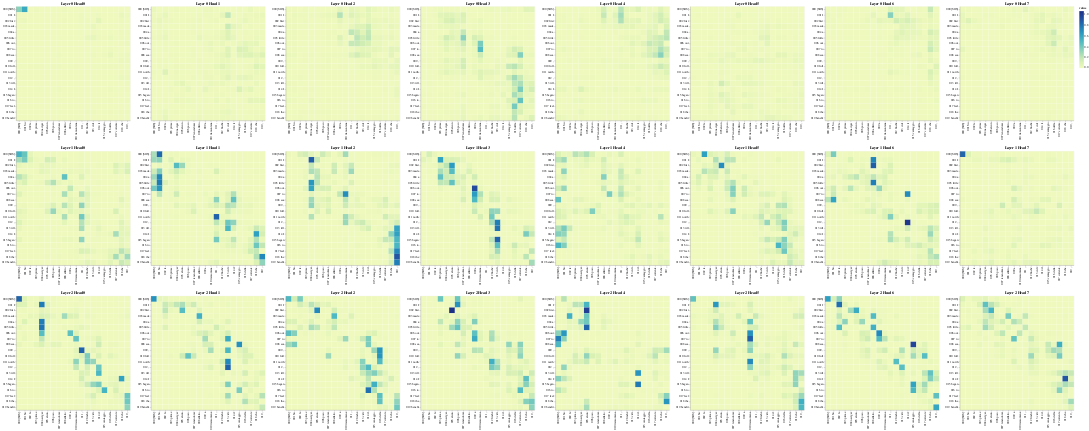

The code cell stored with this chart in its notebook:
### Code cell
# Encoder Self-Attention
get_all_attention_maps("encoder-decoder", layers, heads, encoder_input_tokens, decoder_input_tokens, min(20, sentence_len))

### Figure 1 — Vega-Lite specification as saved in the notebook (floating-point values rounded to 4 significant figures; data arrays with more than 128 entries replaced by an {"elided": "..."} marker saying what was removed)
{"config": {"view": {"continuousWidth": 300, "continuousHeight": 300}}, "vconcat": [{"hconcat": [{"data": {"name": "data-09cd26179d137f23b4eb90b07721ad30"}, "mark": {"type": "rect"}, "encoding": {"color": {"field": "value", "type": "quantitative"}, "tooltip": [{"field": "row", "type": "quantitative"}, {"field": "column", "type": "quantitative"}, {"field": "value", "type": "quantitative"}, {"field": "row_token", "type": "nominal"}, {"field": "col_token", "type": "nominal"}], "x": {"axis": {"title": ""}, "field": "col_token", "type": "nominal"}, "y": {"axis": {"title": ""}, "field": "row_token", "type": "nominal"}}, "height": 400, "name": "view_1", "title": "Layer 0 Head 0", "width": 400}, {"data": {"name": "data-3608abd2d5c000756750b3677e8099fd"}, "mark": {"type": "rect"}, "encoding": {"color": {"field": "value", "type": "quantitative"}, "tooltip": [{"field": "row", "type": "quantitative"}, {"field": "column", "type": "quantitative"}, {"field": "value", "type": "quantitative"}, {"field": "row_token", "type": "nominal"}, {"field": "col_token", "type": "nominal"}], "x": {"axis": {"title": ""}, "field": "col_token", "type": "nominal"}, "y": {"axis": {"title": ""}, "field": "row_token", "type": "nominal"}}, "height": 400, "name": "view_2", "title": "Layer 0 Head 1", "width": 400}, {"data": {"name": "data-496b83b6b7088a6517f57ade690a6f0f"}, "mark": {"type": "rect"}, "encoding": {"color": {"field": "value", "type": "quantitative"}, "tooltip": [{"field": "row", "type": "quantitative"}, {"field": "column", "type": "quantitative"}, {"field": "value", "type": "quantitative"}, {"field": "row_token", "type": "nominal"}, {"field": "col_token", "type": "nominal"}], "x": {"axis": {"title": ""}, "field": "col_token", "type": "nominal"}, "y": {"axis": {"title": ""}, "field": "row_token", "type": "nominal"}}, "height": 400, "name": "view_3", "title": "Layer 0 Head 2", "width": 400}, {"data": {"name": "data-07f74e35aa1d9d2b1ab41cad3851366b"}, "mark": {"type": "rect"}, "encoding": {"color": {"field": "value", "type": "quantitative"}, "tooltip": [{"field": "row", "type": "quantitative"}, {"field": "column", "type": "quantitative"}, {"field": "value", "type": "quantitative"}, {"field": "row_token", "type": "nominal"}, {"field": "col_token", "type": "nominal"}], "x": {"axis": {"title": ""}, "field": "col_token", "type": "nominal"}, "y": {"axis": {"title": ""}, "field": "row_token", "type": "nominal"}}, "height": 400, "name": "view_4", "title": "Layer 0 Head 3", "width": 400}, {"data": {"name": "data-3403f395be361fa2bdf3618c5c70802f"}, "mark": {"type": "rect"}, "encoding": {"color": {"field": "value", "type": "quantitative"}, "tooltip": [{"field": "row", "type": "quantitative"}, {"field": "column", "type": "quantitative"}, {"field": "value", "type": "quantitative"}, {"field": "row_token", "type": "nominal"}, {"field": "col_token", "type": "nominal"}], "x": {"axis": {"title": ""}, "field": "col_token", "type": "nominal"}, "y": {"axis": {"title": ""}, "field": "row_token", "type": "nominal"}}, "height": 400, "name": "view_5", "title": "Layer 0 Head 4", "width": 400}, {"data": {"name": "data-e0f996e7452b9c512c15650e4c6849e4"}, "mark": {"type": "rect"}, "encoding": {"color": {"field": "value", "type": "quantitative"}, "tooltip": [{"field": "row", "type": "quantitative"}, {"field": "column", "type": "quantitative"}, {"field": "value", "type": "quantitative"}, {"field": "row_token", "type": "nominal"}, {"field": "col_token", "type": "nominal"}], "x": {"axis": {"title": ""}, "field": "col_token", "type": "nominal"}, "y": {"axis": {"title": ""}, "field": "row_token", "type": "nominal"}}, "height": 400, "name": "view_6", "title": "Layer 0 Head 5", "width": 400}, {"data": {"name": "data-b9cdc04fd552135b024c8e8a76fdd2dc"}, "mark": {"type": "rect"}, "encoding": {"color": {"field": "value", "type": "quantitative"}, "tooltip": [{"field": "row", "type": "quantitative"}, {"field": "column", "type": "quantitative"}, {"field": "value", "type": "quantitative"}, {"field": "row_token", "type": "nominal"}, {"field": "col_token", "type": "nominal"}], "x": {"axis": {"title": ""}, "field": "col_token", "type": "nominal"}, "y": {"axis": {"title": ""}, "field": "row_token", "type": "nominal"}}, "height": 400, "name": "view_7", "title": "Layer 0 Head 6", "width": 400}, {"data": {"name": "data-ee2d769616c3ae95fd64ec56007076ce"}, "mark": {"type": "rect"}, "encoding": {"color": {"field": "value", "type": "quantitative"}, "tooltip": [{"field": "row", "type": "quantitative"}, {"field": "column", "type": "quantitative"}, {"field": "value", "type": "quantitative"}, {"field": "row_token", "type": "nominal"}, {"field": "col_token", "type": "nominal"}], "x": {"axis": {"title": ""}, "field": "col_token", "type": "nominal"}, "y": {"axis": {"title": ""}, "field": "row_token", "type": "nominal"}}, "height": 400, "name": "view_8", "title": "Layer 0 Head 7", "width": 400}]}, {"hconcat": [{"data": {"name": "data-83167c6f4ff9d4b74f67f1d52c58002a"}, "mark": {"type": "rect"}, "encoding": {"color": {"field": "value", "type": "quantitative"}, "tooltip": [{"field": "row", "type": "quantitative"}, {"field": "column", "type": "quantitative"}, {"field": "value", "type": "quantitative"}, {"field": "row_token", "type": "nominal"}, {"field": "col_token", "type": "nominal"}], "x": {"axis": {"title": ""}, "field": "col_token", "type": "nominal"}, "y": {"axis": {"title": ""}, "field": "row_token", "type": "nominal"}}, "height": 400, "name": "view_9", "title": "Layer 1 Head 0", "width": 400}, {"data": {"name": "data-acd681335bc10c79a635fa5159026203"}, "mark": {"type": "rect"}, "encoding": {"color": {"field": "value", "type": "quantitative"}, "tooltip": [{"field": "row", "type": "quantitative"}, {"field": "column", "type": "quantitative"}, {"field": "value", "type": "quantitative"}, {"field": "row_token", "type": "nominal"}, {"field": "col_token", "type": "nominal"}], "x": {"axis": {"title": ""}, "field": "col_token", "type": "nominal"}, "y": {"axis": {"title": ""}, "field": "row_token", "type": "nominal"}}, "height": 400, "name": "view_10", "title": "Layer 1 Head 1", "width": 400}, {"data": {"name": "data-ccebc2cfa7c0b8566dae950b96cd5c01"}, "mark": {"type": "rect"}, "encoding": {"color": {"field": "value", "type": "quantitative"}, "tooltip": [{"field": "row", "type": "quantitative"}, {"field": "column", "type": "quantitative"}, {"field": "value", "type": "quantitative"}, {"field": "row_token", "type": "nominal"}, {"field": "col_token", "type": "nominal"}], "x": {"axis": {"title": ""}, "field": "col_token", "type": "nominal"}, "y": {"axis": {"title": ""}, "field": "row_token", "type": "nominal"}}, "height": 400, "name": "view_11", "title": "Layer 1 Head 2", "width": 400}, {"data": {"name": "data-ced9316264422102a809457579ff43e2"}, "mark": {"type": "rect"}, "encoding": {"color": {"field": "value", "type": "quantitative"}, "tooltip": [{"field": "row", "type": "quantitative"}, {"field": "column", "type": "quantitative"}, {"field": "value", "type": "quantitative"}, {"field": "row_token", "type": "nominal"}, {"field": "col_token", "type": "nominal"}], "x": {"axis": {"title": ""}, "field": "col_token", "type": "nominal"}, "y": {"axis": {"title": ""}, "field": "row_token", "type": "nominal"}}, "height": 400, "name": "view_12", "title": "Layer 1 Head 3", "width": 400}, {"data": {"name": "data-17acb3ddf0fd4e2e9a6729f77fcba0e0"}, "mark": {"type": "rect"}, "encoding": {"color": {"field": "value", "type": "quantitative"}, "tooltip": [{"field": "row", "type": "quantitative"}, {"field": "column", "type": "quantitative"}, {"field": "value", "type": "quantitative"}, {"field": "row_token", "type": "nominal"}, {"field": "col_token", "type": "nominal"}], "x": {"axis": {"title": ""}, "field": "col_token", "type": "nominal"}, "y": {"axis": {"title": ""}, "field": "row_token", "type": "nominal"}}, "height": 400, "name": "view_13", "title": "Layer 1 Head 4", "width": 400}, {"data": {"name": "data-de45181d2360851a2d6c494b6f9a02bc"}, "mark": {"type": "rect"}, "encoding": {"color": {"field": "value", "type": "quantitative"}, "tooltip": [{"field": "row", "type": "quantitative"}, {"field": "column", "type": "quantitative"}, {"field": "value", "type": "quantitative"}, {"field": "row_token", "type": "nominal"}, {"field": "col_token", "type": "nominal"}], "x": {"axis": {"title": ""}, "field": "col_token", "type": "nominal"}, "y": {"axis": {"title": ""}, "field": "row_token", "type": "nominal"}}, "height": 400, "name": "view_14", "title": "Layer 1 Head 5", "width": 400}, {"data": {"name": "data-6800606fdd25d8998d52cbd2b6147f55"}, "mark": {"type": "rect"}, "encoding": {"color": {"field": "value", "type": "quantitative"}, "tooltip": [{"field": "row", "type": "quantitative"}, {"field": "column", "type": "quantitative"}, {"field": "value", "type": "quantitative"}, {"field": "row_token", "type": "nominal"}, {"field": "col_token", "type": "nominal"}], "x": {"axis": {"title": ""}, "field": "col_token", "type": "nominal"}, "y": {"axis": {"title": ""}, "field": "row_token", "type": "nominal"}}, "height": 400, "name": "view_15", "title": "Layer 1 Head 6", "width": 400}, {"data": {"name": "data-85fdd37ba263aa706a408172385e04e7"}, "mark": {"type": "rect"}, "encoding": {"color": {"field": "value", "type": "quantitative"}, "tooltip": [{"field": "row", "type": "quantitative"}, {"field": "column", "type": "quantitative"}, {"field": "value", "type": "quantitative"}, {"field": "row_token", "type": "nominal"}, {"field": "col_token", "type": "nominal"}], "x": {"axis": {"title": ""}, "field": "col_token", "type": "nominal"}, "y": {"axis": {"title": ""}, "field": "row_token", "type": "nominal"}}, "height": 400, "name": "view_16", "title": "Layer 1 Head 7", "width": 400}]}, {"hconcat": [{"data": {"name": "data-304d5b55945823aee1d23c73bb5c51ef"}, "mark": {"type": "rect"}, "encoding": {"color": {"field": "value", "type": "quantitative"}, "tooltip": [{"field": "row", "type": "quantitative"}, {"field": "column", "type": "quantitative"}, {"field": "value", "type": "quantitative"}, {"field": "row_token", "type": "nominal"}, {"field": "col_token", "type": "nominal"}], "x": {"axis": {"title": ""}, "field": "col_token", "type": "nominal"}, "y": {"axis": {"title": ""}, "field": "row_token", "type": "nominal"}}, "height": 400, "name": "view_17", "title": "Layer 2 Head 0", "width": 400}, {"data": {"name": "data-492ccc3ceeef49d3658ca0fd82b1a2ae"}, "mark": {"type": "rect"}, "encoding": {"color": {"field": "value", "type": "quantitative"}, "tooltip": [{"field": "row", "type": "quantitative"}, {"field": "column", "type": "quantitative"}, {"field": "value", "type": "quantitative"}, {"field": "row_token", "type": "nominal"}, {"field": "col_token", "type": "nominal"}], "x": {"axis": {"title": ""}, "field": "col_token", "type": "nominal"}, "y": {"axis": {"title": ""}, "field": "row_token", "type": "nominal"}}, "height": 400, "name": "view_18", "title": "Layer 2 Head 1", "width": 400}, {"data": {"name": "data-8a8fcb617a1fdbaaea5311ff58959762"}, "mark": {"type": "rect"}, "encoding": {"color": {"field": "value", "type": "quantitative"}, "tooltip": [{"field": "row", "type": "quantitative"}, {"field": "column", "type": "quantitative"}, {"field": "value", "type": "quantitative"}, {"field": "row_token", "type": "nominal"}, {"field": "col_token", "type": "nominal"}], "x": {"axis": {"title": ""}, "field": "col_token", "type": "nominal"}, "y": {"axis": {"title": ""}, "field": "row_token", "type": "nominal"}}, "height": 400, "name": "view_19", "title": "Layer 2 Head 2", "width": 400}, {"data": {"name": "data-48fbf3f140767ca642b9e9aa9668d5e8"}, "mark": {"type": "rect"}, "encoding": {"color": {"field": "value", "type": "quantitative"}, "tooltip": [{"field": "row", "type": "quantitative"}, {"field": "column", "type": "quantitative"}, {"field": "value", "type": "quantitative"}, {"field": "row_token", "type": "nominal"}, {"field": "col_token", "type": "nominal"}], "x": {"axis": {"title": ""}, "field": "col_token", "type": "nominal"}, "y": {"axis": {"title": ""}, "field": "row_token", "type": "nominal"}}, "height": 400, "name": "view_20", "title": "Layer 2 Head 3", "width": 400}, {"data": {"name": "data-e56c7088aecd7058a56f02bb8a2027dc"}, "mark": {"type": "rect"}, "encoding": {"color": {"field": "value", "type": "quantitative"}, "tooltip": [{"field": "row", "type": "quantitative"}, {"field": "column", "type": "quantitative"}, {"field": "value", "type": "quantitative"}, {"field": "row_token", "type": "nominal"}, {"field": "col_token", "type": "nominal"}], "x": {"axis": {"title": ""}, "field": "col_token", "type": "nominal"}, "y": {"axis": {"title": ""}, "field": "row_token", "type": "nominal"}}, "height": 400, "name": "view_21", "title": "Layer 2 Head 4", "width": 400}, {"data": {"name": "data-27a7417ba63e0d841514ac3cd4a50fe3"}, "mark": {"type": "rect"}, "encoding": {"color": {"field": "value", "type": "quantitative"}, "tooltip": [{"field": "row", "type": "quantitative"}, {"field": "column", "type": "quantitative"}, {"field": "value", "type": "quantitative"}, {"field": "row_token", "type": "nominal"}, {"field": "col_token", "type": "nominal"}], "x": {"axis": {"title": ""}, "field": "col_token", "type": "nominal"}, "y": {"axis": {"title": ""}, "field": "row_token", "type": "nominal"}}, "height": 400, "name": "view_22", "title": "Layer 2 Head 5", "width": 400}, {"data": {"name": "data-a303ac708a611d05285b550b8437b39a"}, "mark": {"type": "rect"}, "encoding": {"color": {"field": "value", "type": "quantitative"}, "tooltip": [{"field": "row", "type": "quantitative"}, {"field": "column", "type": "quantitative"}, {"field": "value", "type": "quantitative"}, {"field": "row_token", "type": "nominal"}, {"field": "col_token", "type": "nominal"}], "x": {"axis": {"title": ""}, "field": "col_token", "type": "nominal"}, "y": {"axis": {"title": ""}, "field": "row_token", "type": "nominal"}}, "height": 400, "name": "view_23", "title": "Layer 2 Head 6", "width": 400}, {"data": {"name": "data-d135b6e054bd7d13f49002e41ce32200"}, "mark": {"type": "rect"}, "encoding": {"color": {"field": "value", "type": "quantitative"}, "tooltip": [{"field": "row", "type": "quantitative"}, {"field": "column", "type": "quantitative"}, {"field": "value", "type": "quantitative"}, {"field": "row_token", "type": "nominal"}, {"field": "col_token", "type": "nominal"}], "x": {"axis": {"title": ""}, "field": "col_token", "type": "nominal"}, "y": {"axis": {"title": ""}, "field": "row_token", "type": "nominal"}}, "height": 400, "name": "view_24", "title": "Layer 2 Head 7", "width": 400}]}], "params": [{"name": "param_1", "select": {"type": "interval", "encodings": ["x", "y"]}, "bind": "scales", "views": ["view_1"]}, {"name": "param_2", "select": {"type": "interval", "encodings": ["x", "y"]}, "bind": "scales", "views": ["view_2"]}, {"name": "param_3", "select": {"type": "interval", "encodings": ["x", "y"]}, "bind": "scales", "views": ["view_3"]}, {"name": "param_4", "select": {"type": "interval", "encodings": ["x", "y"]}, "bind": "scales", "views": ["view_4"]}, {"name": "param_5", "select": {"type": "interval", "encodings": ["x", "y"]}, "bind": "scales", "views": ["view_5"]}, {"name": "param_6", "select": {"type": "interval", "encodings": ["x", "y"]}, "bind": "scales", "views": ["view_6"]}, {"name": "param_7", "select": {"type": "interval", "encodings": ["x", "y"]}, "bind": "scales", "views": ["view_7"]}, {"name": "param_8", "select": {"type": "interval", "encodings": ["x", "y"]}, "bind": "scales", "views": ["view_8"]}, {"name": "param_9", "select": {"type": "interval", "encodings": ["x", "y"]}, "bind": "scales", "views": ["view_9"]}, {"name": "param_10", "select": {"type": "interval", "encodings": ["x", "y"]}, "bind": "scales", "views": ["view_10"]}, {"name": "param_11", "select": {"type": "interval", "encodings": ["x", "y"]}, "bind": "scales", "views": ["view_11"]}, {"name": "param_12", "select": {"type": "interval", "encodings": ["x", "y"]}, "bind": "scales", "views": ["view_12"]}, {"name": "param_13", "select": {"type": "interval", "encodings": ["x", "y"]}, "bind": "scales", "views": ["view_13"]}, {"name": "param_14", "select": {"type": "interval", "encodings": ["x", "y"]}, "bind": "scales", "views": ["view_14"]}, {"name": "param_15", "select": {"type": "interval", "encodings": ["x", "y"]}, "bind": "scales", "views": ["view_15"]}, {"name": "param_16", "select": {"type": "interval", "encodings": ["x", "y"]}, "bind": "scales", "views": ["view_16"]}, {"name": "param_17", "select": {"type": "interval", "encodings": ["x", "y"]}, "bind": "scales", "views": ["view_17"]}, {"name": "param_18", "select": {"type": "interval", "encodings": ["x", "y"]}, "bind": "scales", "views": ["view_18"]}, {"name": "param_19", "select": {"type": "interval", "encodings": ["x", "y"]}, "bind": "scales", "views": ["view_19"]}, {"name": "param_20", "select": {"type": "interval", "encodings": ["x", "y"]}, "bind": "scales", "views": ["view_20"]}, {"name": "param_21", "select": {"type": "interval", "encodings": ["x", "y"]}, "bind": "scales", "views": ["view_21"]}, {"name": "param_22", "select": {"type": "interval", "encodings": ["x", "y"]}, "bind": "scales", "views": ["view_22"]}, {"name": "param_23", "select": {"type": "interval", "encodings": ["x", "y"]}, "bind": "scales", "views": ["view_23"]}, {"name": "param_24", "select": {"type": "interval", "encodings": ["x", "y"]}, "bind": "scales", "views": ["view_24"]}], "$schema": "https://vega.github.io/schema/vega-lite/v5.14.1.json", "datasets": {"data-09cd26179d137f23b4eb90b07721ad30": {"elided": "400 records"}, "data-3608abd2d5c000756750b3677e8099fd": {"elided": "400 records"}, "data-496b83b6b7088a6517f57ade690a6f0f": {"elided": "400 records"}, "data-07f74e35aa1d9d2b1ab41cad3851366b": {"elided": "400 records"}, "data-3403f395be361fa2bdf3618c5c70802f": {"elided": "400 records"}, "data-e0f996e7452b9c512c15650e4c6849e4": {"elided": "400 records"}, "data-b9cdc04fd552135b024c8e8a76fdd2dc": {"elided": "400 records"}, "data-ee2d769616c3ae95fd64ec56007076ce": {"elided": "400 records"}, "data-83167c6f4ff9d4b74f67f1d52c58002a": {"elided": "400 records"}, "data-acd681335bc10c79a635fa5159026203": {"elided": "400 records"}, "data-ccebc2cfa7c0b8566dae950b96cd5c01": {"elided": "400 records"}, "data-ced9316264422102a809457579ff43e2": {"elided": "400 records"}, "data-17acb3ddf0fd4e2e9a6729f77fcba0e0": {"elided": "400 records"}, "data-de45181d2360851a2d6c494b6f9a02bc": {"elided": "400 records"}, "data-6800606fdd25d8998d52cbd2b6147f55": {"elided": "400 records"}, "data-85fdd37ba263aa706a408172385e04e7": {"elided": "400 records"}, "data-304d5b55945823aee1d23c73bb5c51ef": {"elided": "400 records"}, "data-492ccc3ceeef49d3658ca0fd82b1a2ae": {"elided": "400 records"}, "data-8a8fcb617a1fdbaaea5311ff58959762": {"elided": "400 records"}, "data-48fbf3f140767ca642b9e9aa9668d5e8": {"elided": "400 records"}, "data-e56c7088aecd7058a56f02bb8a2027dc": {"elided": "400 records"}, "data-27a7417ba63e0d841514ac3cd4a50fe3": {"elided": "400 records"}, "data-a303ac708a611d05285b550b8437b39a": {"elided": "400 records"}, "data-d135b6e054bd7d13f49002e41ce32200": {"elided": "400 records"}}}
